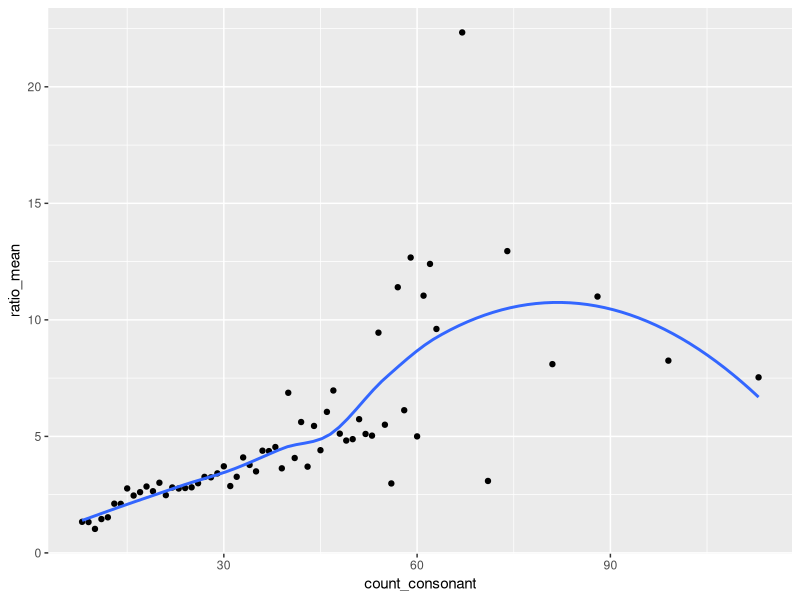
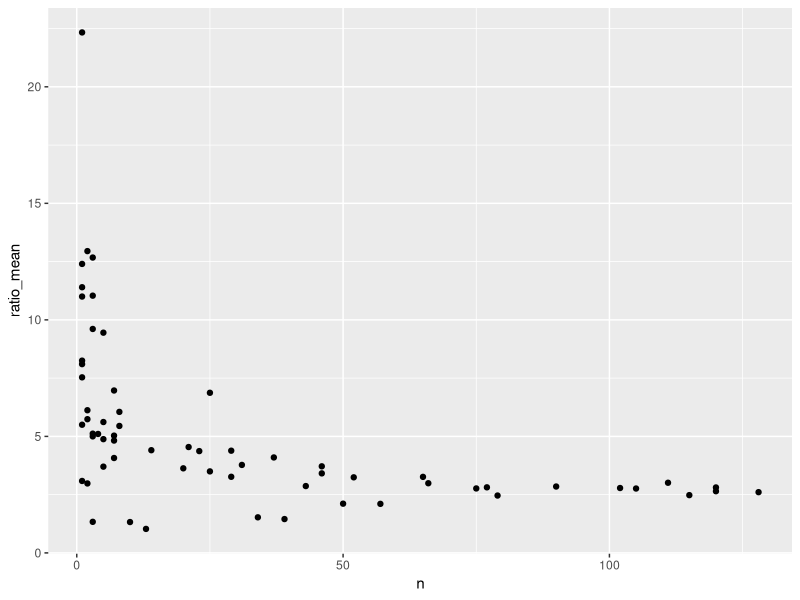
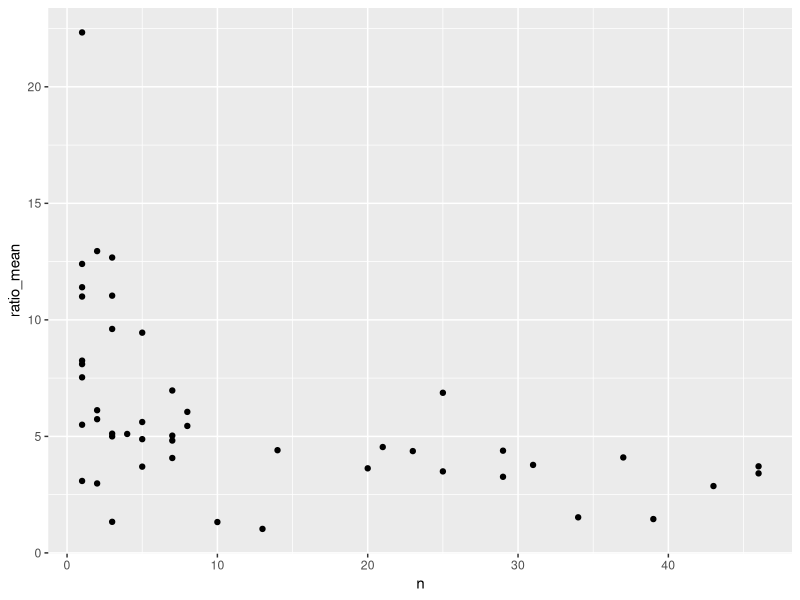

The R source for these figures, in order:
library(tidyverse)

# print working directory (You should be in ~/Datatransform2)
cat(paste("Your current working directory is: ",
          getwd(), 
          sep = "\n"))

#bring in the Phoible inventories data
inventories <- read.csv("Contributions.csv")

# bring in the Austronesian Comparative Dictionary (Proto Language Data)
acd_data <- read.csv("acdwebscrape.csv")

#use mutate to add a column that calculates the ratio of consonants to vowels
# # # # # # # # # # # # # # # # # # # # # # # # # 
ratio <- mutate(inventories, 
                cvratio = count_consonant / count_vowel)

#arrange the rows by the new column values in descending order
# # # # # # # # # # # # # # # # # # # # # # # # # 
ratio_ordered <- arrange(ratio, 
                         desc(
                           cvratio
                           )
                         )

# make a test grouping by token and gloss
# # # # # # # # # # # # # # # # # # # # # # # # # 
testgroup <- group_by(acd_data, #load the main data
                      token_data, #add a group
                      gloss_data) #add a second group

# summarise (remove duplicates) in the grouping
test_sum <- summarise(testgroup)

# make a test grouping by token and gloss (2)
# # # # # # # # # # # # # # # # # # # # # # # # # 
testgroup_2 <- group_by(ratio, #load the main data
                      count_consonant #add a group
                      ) 

# set up a dataframe that summarizes w/respect to consonant and vowel counts
test_sum2 <- summarise(testgroup_2, # load data
          ratio_mean = mean(cvratio, # create a new column for the mean of cvratio that will process by group
                            na.rm = TRUE # if there is 'blank' data (NA values), just remove them
                            )
          )

# make a plot of the summarise data
ggplot(data = test_sum2, # load plot data
       mapping = aes(x = count_consonant, # assign axis data
                     y = ratio_mean)
       ) + 
  geom_point() + # dot layer
  geom_smooth(se = FALSE) # curve layer

# How to make code simpler? Pipe: %>%

# rewrite of above code
ratio_plot <- mutate(inventories, 
                cvratio = count_consonant / count_vowel
                )%>%
group_by(
          count_consonant #add a group
)%>%
summarise(ratio_mean = mean(cvratio, # create a new column for the mean of cvratio that will process by group
                            na.rm = TRUE # if there is 'blank' data (NA values), just remove them
                            )
)%>%
ggplot(mapping = aes(x = count_consonant, # assign axis data
                     y = ratio_mean)
) + 
  geom_point() + # dot layer
  geom_smooth(se = FALSE) # curve layer

# n() (count)
# check the prevalence of given values of ratio_mean in the data
ratio_plot_n <- mutate(inventories, 
                     cvratio = count_consonant / count_vowel
)%>%
  group_by(
    count_consonant #add a group
  )%>%
  summarise(ratio_mean = mean(cvratio, # create a new column for the mean of cvratio that will process by group
                              na.rm = TRUE # if there is 'blank' data (NA values), just remove them
                              ),
            n = n() # include a column with a count of mean value in the data
  )

  ggplot(data = ratio_plot_n, 
         mapping = aes(x = n, # assign axis data
                       y = ratio_mean)
  ) + 
  geom_point()
  
# so for some reason there appears to be higher variation in ratio_mean when
  # the count for given mean value of c/v is lower?
  
  # try adding a filter with pipe
  ratio_plot_filtered <- mutate(inventories, 
                       cvratio = count_consonant / count_vowel
  )%>%
    group_by(
      count_consonant #add a group
    )%>%
    summarise(ratio_mean = mean(cvratio, # create a new column for the mean of cvratio that will process by group
                                na.rm = TRUE # if there is 'blank' data (NA values), just remove them
    ),
    n = n()
    )%>%
  filter(n < 50)
    
  ggplot(data = ratio_plot_filtered, 
         mapping = aes(x = n, # assign axis data
                       y = ratio_mean)
  ) + 
    geom_point()



